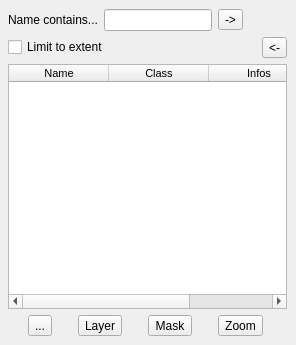
<?xml version="1.0" encoding="UTF-8"?>
<ui version="4.0">
 <class>search</class>
 <widget class="QDockWidget" name="search">
  <property name="geometry">
   <rect>
    <x>0</x>
    <y>0</y>
    <width>296</width>
    <height>345</height>
   </rect>
  </property>
  <property name="sizePolicy">
   <sizepolicy hsizetype="Preferred" vsizetype="Preferred">
    <horstretch>1</horstretch>
    <verstretch>0</verstretch>
   </sizepolicy>
  </property>
  <property name="minimumSize">
   <size>
    <width>266</width>
    <height>345</height>
   </size>
  </property>
  <property name="windowTitle">
   <string>OSM place search...</string>
  </property>
  <widget class="QWidget" name="dockWidgetContents">
   <property name="sizePolicy">
    <sizepolicy hsizetype="Preferred" vsizetype="MinimumExpanding">
     <horstretch>0</horstretch>
     <verstretch>0</verstretch>
    </sizepolicy>
   </property>
   <layout class="QVBoxLayout" name="verticalLayout">
    <property name="leftMargin">
     <number>8</number>
    </property>
    <item>
     <layout class="QHBoxLayout" name="horizontalLayout_4">
      <item>
       <widget class="QLabel" name="label">
        <property name="layoutDirection">
         <enum>Qt::LeftToRight</enum>
        </property>
        <property name="text">
         <string>Name contains...</string>
        </property>
        <property name="buddy">
         <cstring>editSearch</cstring>
        </property>
       </widget>
      </item>
      <item>
       <widget class="QLineEdit" name="editSearch">
        <property name="sizePolicy">
         <sizepolicy hsizetype="Fixed" vsizetype="Fixed">
          <horstretch>0</horstretch>
          <verstretch>0</verstretch>
         </sizepolicy>
        </property>
        <property name="minimumSize">
         <size>
          <width>20</width>
          <height>0</height>
         </size>
        </property>
        <property name="whatsThis">
         <string/>
        </property>
        <property name="text">
         <string/>
        </property>
       </widget>
      </item>
      <item>
       <widget class="QToolButton" name="btnSearch">
        <property name="text">
         <string>-&gt;</string>
        </property>
       </widget>
      </item>
      <item>
       <spacer name="horizontalSpacer_2">
        <property name="orientation">
         <enum>Qt::Horizontal</enum>
        </property>
        <property name="sizeHint" stdset="0">
         <size>
          <width>40</width>
          <height>20</height>
         </size>
        </property>
       </spacer>
      </item>
     </layout>
    </item>
    <item>
     <layout class="QHBoxLayout" name="horizontalLayout">
      <item>
       <widget class="QCheckBox" name="cbExtent">
        <property name="text">
         <string>Limit to extent</string>
        </property>
       </widget>
      </item>
      <item>
       <widget class="QToolButton" name="btnLocalize">
        <property name="toolTip">
         <string>Where am I ?</string>
        </property>
        <property name="text">
         <string>&lt;-</string>
        </property>
       </widget>
      </item>
     </layout>
    </item>
    <item>
     <widget class="QTableWidget" name="tableResult">
      <property name="sizePolicy">
       <sizepolicy hsizetype="Expanding" vsizetype="Expanding">
        <horstretch>0</horstretch>
        <verstretch>0</verstretch>
       </sizepolicy>
      </property>
      <property name="minimumSize">
       <size>
        <width>0</width>
        <height>30</height>
       </size>
      </property>
      <property name="sizeIncrement">
       <size>
        <width>1</width>
        <height>1</height>
       </size>
      </property>
      <property name="font">
       <font>
        <pointsize>8</pointsize>
       </font>
      </property>
      <property name="mouseTracking">
       <bool>true</bool>
      </property>
      <property name="toolTip">
       <string>Double-click to zoom</string>
      </property>
      <property name="statusTip">
       <string>Results</string>
      </property>
      <property name="alternatingRowColors">
       <bool>true</bool>
      </property>
      <property name="selectionMode">
       <enum>QAbstractItemView::SingleSelection</enum>
      </property>
      <property name="selectionBehavior">
       <enum>QAbstractItemView::SelectRows</enum>
      </property>
      <property name="textElideMode">
       <enum>Qt::ElideNone</enum>
      </property>
      <property name="showGrid">
       <bool>false</bool>
      </property>
      <property name="gridStyle">
       <enum>Qt::SolidLine</enum>
      </property>
      <property name="sortingEnabled">
       <bool>true</bool>
      </property>
      <property name="rowCount">
       <number>0</number>
      </property>
      <property name="columnCount">
       <number>3</number>
      </property>
      <attribute name="horizontalHeaderVisible">
       <bool>true</bool>
      </attribute>
      <attribute name="horizontalHeaderShowSortIndicator" stdset="0">
       <bool>true</bool>
      </attribute>
      <attribute name="verticalHeaderVisible">
       <bool>false</bool>
      </attribute>
      <attribute name="verticalHeaderDefaultSectionSize">
       <number>17</number>
      </attribute>
      <attribute name="verticalHeaderMinimumSectionSize">
       <number>18</number>
      </attribute>
      <attribute name="verticalHeaderShowSortIndicator" stdset="0">
       <bool>true</bool>
      </attribute>
      <column>
       <property name="text">
        <string>Name</string>
       </property>
      </column>
      <column>
       <property name="text">
        <string>Class</string>
       </property>
      </column>
      <column>
       <property name="text">
        <string>Infos</string>
       </property>
      </column>
     </widget>
    </item>
    <item>
     <layout class="QHBoxLayout" name="horizontalLayout_2">
      <item>
       <widget class="QToolButton" name="btnHelp">
        <property name="text">
         <string>...</string>
        </property>
        <property name="icon">
         <iconset>
          <normaloff>C:/Documents and Settings/culos/.qgis/python/plugins/atlas/about.png</normaloff>C:/Documents and Settings/culos/.qgis/python/plugins/atlas/about.png</iconset>
        </property>
       </widget>
      </item>
      <item>
       <widget class="QToolButton" name="btnLayer">
        <property name="toolTip">
         <string>add object in new layer</string>
        </property>
        <property name="text">
         <string>Layer</string>
        </property>
       </widget>
      </item>
      <item>
       <widget class="QToolButton" name="btnMask">
        <property name="toolTip">
         <string>create mask from selected object</string>
        </property>
        <property name="text">
         <string>Mask</string>
        </property>
       </widget>
      </item>
      <item>
       <widget class="QToolButton" name="btnApply">
        <property name="minimumSize">
         <size>
          <width>0</width>
          <height>0</height>
         </size>
        </property>
        <property name="mouseTracking">
         <bool>false</bool>
        </property>
        <property name="focusPolicy">
         <enum>Qt::TabFocus</enum>
        </property>
        <property name="acceptDrops">
         <bool>false</bool>
        </property>
        <property name="text">
         <string>Zoom</string>
        </property>
        <property name="icon">
         <iconset>
          <normaloff>arrow_green.png</normaloff>arrow_green.png</iconset>
        </property>
        <property name="checkable">
         <bool>false</bool>
        </property>
        <property name="autoExclusive">
         <bool>false</bool>
        </property>
        <property name="toolButtonStyle">
         <enum>Qt::ToolButtonTextBesideIcon</enum>
        </property>
        <property name="autoRaise">
         <bool>false</bool>
        </property>
       </widget>
      </item>
     </layout>
    </item>
   </layout>
  </widget>
 </widget>
 <tabstops>
  <tabstop>editSearch</tabstop>
  <tabstop>btnSearch</tabstop>
  <tabstop>cbExtent</tabstop>
  <tabstop>btnLocalize</tabstop>
  <tabstop>tableResult</tabstop>
  <tabstop>btnHelp</tabstop>
  <tabstop>btnLayer</tabstop>
  <tabstop>btnMask</tabstop>
  <tabstop>btnApply</tabstop>
 </tabstops>
 <resources>
  <include location="../timemanager/resources.qrc"/>
 </resources>
 <connections/>
</ui>
